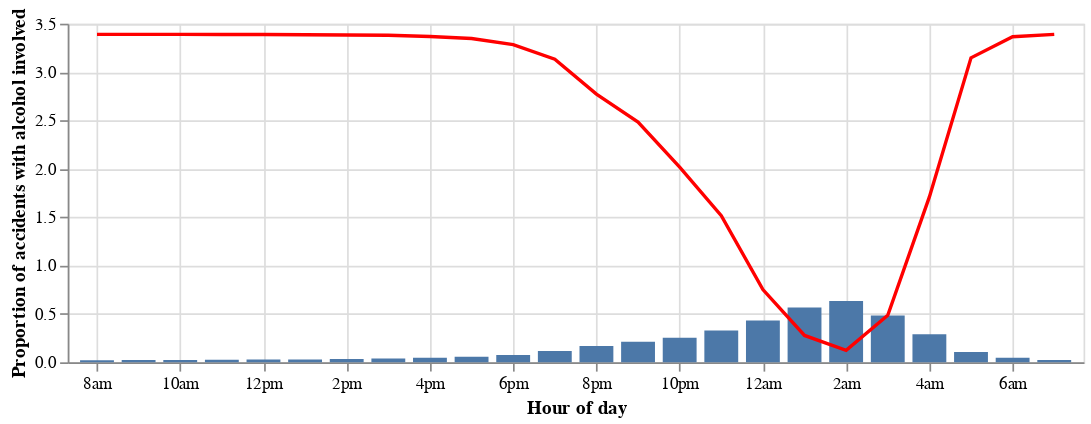

The notebook cell saved with this chart:
### Code cell
# We will attempt to use multiple models to fit this distribution. We will use polynomial splines and B-splines but it appears a skewed-normal may be a possible fit as well.

dfc_tr, dfc_te = train_test_split(dfc, test_size = 0.2, random_state = 13)

# build training data frame
dftod = pd.DataFrame()
dftod["hour"] = range(0, 24)
dftod["alc"] = dfc_tr.query("alcohol_involved == 1").groupby("hour")["case_id"].count()
dftod["nalc"] = dfc_tr.query("alcohol_involved == 0").groupby("hour")["case_id"].count()
dftod["p"] = dftod["alc"] / dftod["nalc"]
dftod["adj_hour"] = [16, 17, 18, 19, 20, 21, 22, 23, 0, 1, 2, 3, 4, 5, 6, 7, 8, 9, 10, 11, 12, 13, 14, 15]

# build test data frame
dftod_te = pd.DataFrame()
dftod_te["hour"] = range(0, 24)
dftod_te["alc"] = dfc_te.query("alcohol_involved == 1").groupby("hour")["case_id"].count()
dftod_te["nalc"] = dfc_te.query("alcohol_involved == 0").groupby("hour")["case_id"].count()
dftod_te["p"] = dftod_te["alc"] / dftod_te["nalc"]
dftod_te["adj_hour"] = [16, 17, 18, 19, 20, 21, 22, 23, 0, 1, 2, 3, 4, 5, 6, 7, 8, 9, 10, 11, 12, 13, 14, 15]

# fit and scale skewnormal
shape, loc, scale = skewnorm.fit(dftod["p"])
dftod["p_fit"] = skewnorm.pdf(dftod["p"], shape, loc, scale)
# dftod["p_fit"] = -dftod["p_fit"] / max(dftod["p_fit"]) * max(dftod["p"]) + abs(max(dftod["p"]) + min(dftod["p"])) # scale

# calculate error between fit on training data and test data
dftod_rmse = mean_squared_error(dftod_te["p"], dftod["p_fit"])
print("Root mean squared error: %.4f" % (np.sqrt(dftod_rmse)))

# plot fit against test data
palc_base = alt.Chart(dftod_te).mark_bar(width = 20).encode(
    x = alt.X("adj_hour", title = "Hour of day", scale = alt.Scale(domain = [-0.5, 23.5]),
               axis = alt.Axis(labelExpr = "{0: '8am', 1: '9am', 2: '10am', 3: '11am', 4: '12pm', 5: '1pm', 6: '2pm', 7: '3pm', 8: '4pm', 9: '5pm', 10: '6pm', 11: '7pm', 12: '8pm', 13: '9pm', 14: '10pm', 15: '11pm', 16: '12am', 17: '1am', 18: '2am', 19: '3am', 20: '4am', 21: '5am', 22: '6am', 23: '7am'}[datum.value]")),
    y = alt.Y("p", title = "Proportion of accidents with alcohol involved")
).properties(width = 600, height = 200)

palc_fit = alt.Chart(dftod).mark_line(color = "red").encode(
    x = alt.X("adj_hour", title = "Hour of day", scale = alt.Scale(domain = [-0.5, 23.5]),
               axis = alt.Axis(labelExpr = "{0: '8am', 1: '9am', 2: '10am', 3: '11am', 4: '12pm', 5: '1pm', 6: '2pm', 7: '3pm', 8: '4pm', 9: '5pm', 10: '6pm', 11: '7pm', 12: '8pm', 13: '9pm', 14: '10pm', 15: '11pm', 16: '12am', 17: '1am', 18: '2am', 19: '3am', 20: '4am', 21: '5am', 22: '6am', 23: '7am'}[datum.value]")),
    y = alt.Y("p_fit", title = "Proportion of accidents with alcohol involved")
).properties(width = 600, height = 200)

(palc_base + palc_fit).display()

### Figure 1 — Vega-Lite specification as saved in the notebook (floating-point values rounded to 4 significant figures)
{"config": {"view": {"continuousWidth": 300, "continuousHeight": 300}}, "layer": [{"data": {"name": "data-94180424cfaa9f516906b4a4ffde84a1"}, "mark": {"type": "bar", "width": 20}, "encoding": {"x": {"axis": {"labelExpr": "{0: '8am', 1: '9am', 2: '10am', 3: '11am', 4: '12pm', 5: '1pm', 6: '2pm', 7: '3pm', 8: '4pm', 9: '5pm', 10: '6pm', 11: '7pm', 12: '8pm', 13: '9pm', 14: '10pm', 15: '11pm', 16: '12am', 17: '1am', 18: '2am', 19: '3am', 20: '4am', 21: '5am', 22: '6am', 23: '7am'}[datum.value]"}, "field": "adj_hour", "scale": {"domain": [-0.5, 23.5]}, "title": "Hour of day", "type": "quantitative"}, "y": {"field": "p", "title": "Proportion of accidents with alcohol involved", "type": "quantitative"}}}, {"data": {"name": "data-05b56e82ce3786c837dd216cde9da3b4"}, "mark": {"type": "line", "color": "red"}, "encoding": {"x": {"axis": {"labelExpr": "{0: '8am', 1: '9am', 2: '10am', 3: '11am', 4: '12pm', 5: '1pm', 6: '2pm', 7: '3pm', 8: '4pm', 9: '5pm', 10: '6pm', 11: '7pm', 12: '8pm', 13: '9pm', 14: '10pm', 15: '11pm', 16: '12am', 17: '1am', 18: '2am', 19: '3am', 20: '4am', 21: '5am', 22: '6am', 23: '7am'}[datum.value]"}, "field": "adj_hour", "scale": {"domain": [-0.5, 23.5]}, "title": "Hour of day", "type": "quantitative"}, "y": {"field": "p_fit", "title": "Proportion of accidents with alcohol involved", "type": "quantitative"}}}], "height": 200, "width": 600, "$schema": "https://vega.github.io/schema/vega-lite/v5.20.1.json", "datasets": {"data-94180424cfaa9f516906b4a4ffde84a1": [{"hour": 0, "alc": 3428, "nalc": 7949, "p": 0.4312, "adj_hour": 16}, {"hour": 1, "alc": 4003, "nalc": 7077, "p": 0.5656, "adj_hour": 17}, {"hour": 2, "alc": 4524, "nalc": 7141, "p": 0.6335, "adj_hour": 18}, {"hour": 3, "alc": 2547, "nalc": 5262, "p": 0.484, "adj_hour": 19}, {"hour": 4, "alc": 1460, "nalc": 5022, "p": 0.2907, "adj_hour": 20}, {"hour": 5, "alc": 853, "nalc": 7948, "p": 0.1073, "adj_hour": 21}, {"hour": 6, "alc": 643, "nalc": 13585, "p": 0.04733, "adj_hour": 22}, {"hour": 7, "alc": 657, "nalc": 27716, "p": 0.0237, "adj_hour": 23}, {"hour": 8, "alc": 614, "nalc": 29365, "p": 0.02091, "adj_hour": 0}, {"hour": 9, "alc": 549, "nalc": 24058, "p": 0.02282, "adj_hour": 1}, {"hour": 10, "alc": 586, "nalc": 24290, "p": 0.02413, "adj_hour": 2}, {"hour": 11, "alc": 696, "nalc": 26593, "p": 0.02617, "adj_hour": 3}, {"hour": 12, "alc": 842, "nalc": 29873, "p": 0.02819, "adj_hour": 4}, {"hour": 13, "alc": 921, "nalc": 30668, "p": 0.03003, "adj_hour": 5}, {"hour": 14, "alc": 1126, "nalc": 34056, "p": 0.03306, "adj_hour": 6}, {"hour": 15, "alc": 1478, "nalc": 38779, "p": 0.03811, "adj_hour": 7}, {"hour": 16, "alc": 1729, "nalc": 36220, "p": 0.04774, "adj_hour": 8}, {"hour": 17, "alc": 2258, "nalc": 38595, "p": 0.0585, "adj_hour": 9}, {"hour": 18, "alc": 2556, "nalc": 33608, "p": 0.07605, "adj_hour": 10}, {"hour": 19, "alc": 2822, "nalc": 24287, "p": 0.1162, "adj_hour": 11}, {"hour": 20, "alc": 3066, "nalc": 18227, "p": 0.1682, "adj_hour": 12}, {"hour": 21, "alc": 3400, "nalc": 15958, "p": 0.2131, "adj_hour": 13}, {"hour": 22, "alc": 3488, "nalc": 13738, "p": 0.2539, "adj_hour": 14}, {"hour": 23, "alc": 3625, "nalc": 11062, "p": 0.3277, "adj_hour": 15}], "data-05b56e82ce3786c837dd216cde9da3b4": [{"hour": 0, "alc": 13769, "nalc": 32117, "p": 0.4287, "adj_hour": 16, "p_fit": 0.7514}, {"hour": 1, "alc": 15684, "nalc": 28687, "p": 0.5467, "adj_hour": 17, "p_fit": 0.2775}, {"hour": 2, "alc": 18325, "nalc": 29280, "p": 0.6259, "adj_hour": 18, "p_fit": 0.1236}, {"hour": 3, "alc": 10213, "nalc": 21102, "p": 0.484, "adj_hour": 19, "p_fit": 0.4863}, {"hour": 4, "alc": 5835, "nalc": 19747, "p": 0.2955, "adj_hour": 20, "p_fit": 1.71}, {"hour": 5, "alc": 3547, "nalc": 32002, "p": 0.1108, "adj_hour": 21, "p_fit": 3.147}, {"hour": 6, "alc": 2664, "nalc": 54822, "p": 0.04859, "adj_hour": 22, "p_fit": 3.365}, {"hour": 7, "alc": 2691, "nalc": 111481, "p": 0.02414, "adj_hour": 23, "p_fit": 3.389}, {"hour": 8, "alc": 2361, "nalc": 117363, "p": 0.02012, "adj_hour": 0, "p_fit": 3.39}, {"hour": 9, "alc": 2068, "nalc": 97083, "p": 0.0213, "adj_hour": 1, "p_fit": 3.39}, {"hour": 10, "alc": 2335, "nalc": 97078, "p": 0.02405, "adj_hour": 2, "p_fit": 3.389}, {"hour": 11, "alc": 2687, "nalc": 105008, "p": 0.02559, "adj_hour": 3, "p_fit": 3.389}, {"hour": 12, "alc": 3204, "nalc": 119288, "p": 0.02686, "adj_hour": 4, "p_fit": 3.388}, {"hour": 13, "alc": 3730, "nalc": 122378, "p": 0.03048, "adj_hour": 5, "p_fit": 3.386}, {"hour": 14, "alc": 4648, "nalc": 136689, "p": 0.034, "adj_hour": 6, "p_fit": 3.384}, {"hour": 15, "alc": 5767, "nalc": 154844, "p": 0.03724, "adj_hour": 7, "p_fit": 3.381}, {"hour": 16, "alc": 6818, "nalc": 144944, "p": 0.04704, "adj_hour": 8, "p_fit": 3.368}, {"hour": 17, "alc": 8867, "nalc": 153847, "p": 0.05764, "adj_hour": 9, "p_fit": 3.347}, {"hour": 18, "alc": 10716, "nalc": 135295, "p": 0.0792, "adj_hour": 10, "p_fit": 3.285}, {"hour": 19, "alc": 10975, "nalc": 96662, "p": 0.1135, "adj_hour": 11, "p_fit": 3.133}, {"hour": 20, "alc": 12327, "nalc": 72777, "p": 0.1694, "adj_hour": 12, "p_fit": 2.772}, {"hour": 21, "alc": 13187, "nalc": 64108, "p": 0.2057, "adj_hour": 13, "p_fit": 2.484}, {"hour": 22, "alc": 14193, "nalc": 54614, "p": 0.2599, "adj_hour": 14, "p_fit": 2.018}, {"hour": 23, "alc": 14129, "nalc": 44321, "p": 0.3188, "adj_hour": 15, "p_fit": 1.515}]}}
